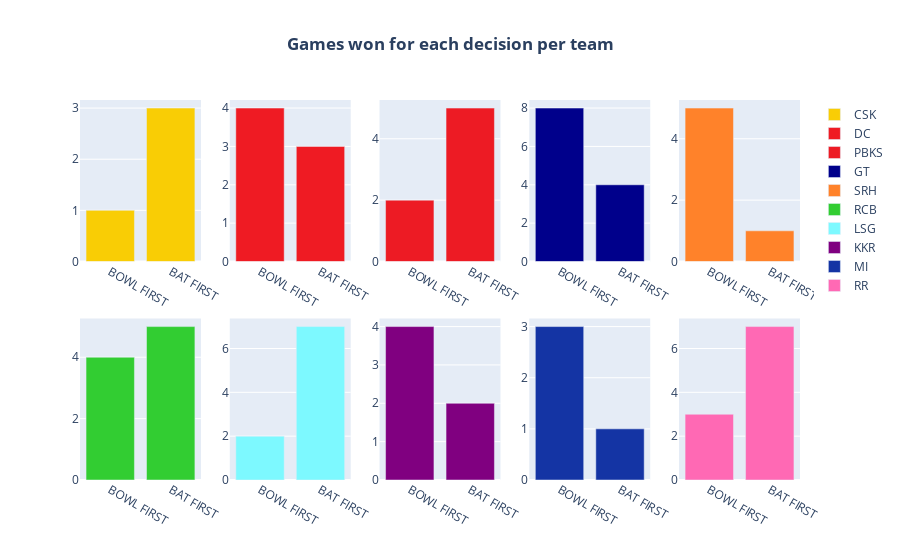

Here is the notebook cell this chart was saved with:
### Code cell
plot_subplots(team_win_split,'Games won for each decision per team','bar')

### Figure 1 — Plotly figure (JSON) as saved in the notebook; plotly's stock layout.template omitted (floating-point values rounded to 4 significant figures)
{"data": [{"marker": {"color": "#F9CD05"}, "name": "CSK", "x": ["BOWL FIRST", "BAT FIRST"], "y": [1, 3], "type": "bar", "xaxis": "x", "yaxis": "y"}, {"marker": {"color": "#EF1B23"}, "name": "DC", "x": ["BOWL FIRST", "BAT FIRST"], "y": [4, 3], "type": "bar", "xaxis": "x2", "yaxis": "y2"}, {"marker": {"color": "#ED1B24"}, "name": "PBKS", "x": ["BOWL FIRST", "BAT FIRST"], "y": [2, 5], "type": "bar", "xaxis": "x3", "yaxis": "y3"}, {"marker": {"color": "#00008B"}, "name": "GT", "x": ["BOWL FIRST", "BAT FIRST"], "y": [8, 4], "type": "bar", "xaxis": "x4", "yaxis": "y4"}, {"marker": {"color": "#FF822A"}, "name": "SRH", "x": ["BOWL FIRST", "BAT FIRST"], "y": [5, 1], "type": "bar", "xaxis": "x5", "yaxis": "y5"}, {"marker": {"color": "#32CD32"}, "name": "RCB", "x": ["BOWL FIRST", "BAT FIRST"], "y": [4, 5], "type": "bar", "xaxis": "x6", "yaxis": "y6"}, {"marker": {"color": "#7DF9FF"}, "name": "LSG", "x": ["BOWL FIRST", "BAT FIRST"], "y": [2, 7], "type": "bar", "xaxis": "x7", "yaxis": "y7"}, {"marker": {"color": "#800080"}, "name": "KKR", "x": ["BOWL FIRST", "BAT FIRST"], "y": [4, 2], "type": "bar", "xaxis": "x8", "yaxis": "y8"}, {"marker": {"color": "#1434A4"}, "name": "MI", "x": ["BOWL FIRST", "BAT FIRST"], "y": [3, 1], "type": "bar", "xaxis": "x9", "yaxis": "y9"}, {"marker": {"color": "#FF69B4"}, "name": "RR", "x": ["BOWL FIRST", "BAT FIRST"], "y": [3, 7], "type": "bar", "xaxis": "x10", "yaxis": "y10"}], "layout": {"xaxis": {"anchor": "y", "domain": [0, 0.168], "type": "category", "range": [-0.5, 1.5], "autorange": true}, "yaxis": {"anchor": "x", "domain": [0.575, 1], "type": "linear", "range": [0, 3.158], "autorange": true}, "xaxis2": {"anchor": "y2", "domain": [0.208, 0.376], "type": "category", "range": [-0.5, 1.5], "autorange": true}, "yaxis2": {"anchor": "x2", "domain": [0.575, 1], "type": "linear", "range": [0, 4.211], "autorange": true}, "xaxis3": {"anchor": "y3", "domain": [0.416, 0.584], "type": "category", "range": [-0.5, 1.5], "autorange": true}, "yaxis3": {"anchor": "x3", "domain": [0.575, 1], "type": "linear", "range": [0, 5.263], "autorange": true}, "xaxis4": {"anchor": "y4", "domain": [0.624, 0.792], "type": "category", "range": [-0.5, 1.5], "autorange": true}, "yaxis4": {"anchor": "x4", "domain": [0.575, 1], "type": "linear", "range": [0, 8.421], "autorange": true}, "xaxis5": {"anchor": "y5", "domain": [0.832, 1], "type": "category", "range": [-0.5, 1.5], "autorange": true}, "yaxis5": {"anchor": "x5", "domain": [0.575, 1], "type": "linear", "range": [0, 5.263], "autorange": true}, "xaxis6": {"anchor": "y6", "domain": [0, 0.168], "type": "category", "range": [-0.5, 1.5], "autorange": true}, "yaxis6": {"anchor": "x6", "domain": [0, 0.425], "type": "linear", "range": [0, 5.263], "autorange": true}, "xaxis7": {"anchor": "y7", "domain": [0.208, 0.376], "type": "category", "range": [-0.5, 1.5], "autorange": true}, "yaxis7": {"anchor": "x7", "domain": [0, 0.425], "type": "linear", "range": [0, 7.368], "autorange": true}, "xaxis8": {"anchor": "y8", "domain": [0.416, 0.584], "type": "category", "range": [-0.5, 1.5], "autorange": true}, "yaxis8": {"anchor": "x8", "domain": [0, 0.425], "type": "linear", "range": [0, 4.211], "autorange": true}, "xaxis9": {"anchor": "y9", "domain": [0.624, 0.792], "type": "category", "range": [-0.5, 1.5], "autorange": true}, "yaxis9": {"anchor": "x9", "domain": [0, 0.425], "type": "linear", "range": [0, 3.158], "autorange": true}, "xaxis10": {"anchor": "y10", "domain": [0.832, 1], "type": "category", "range": [-0.5, 1.5], "autorange": true}, "yaxis10": {"anchor": "x10", "domain": [0, 0.425], "type": "linear", "range": [0, 7.368], "autorange": true}, "title": {"text": "<b>Games won for each decision per team</b>", "x": 0.5}, "autosize": true}}
